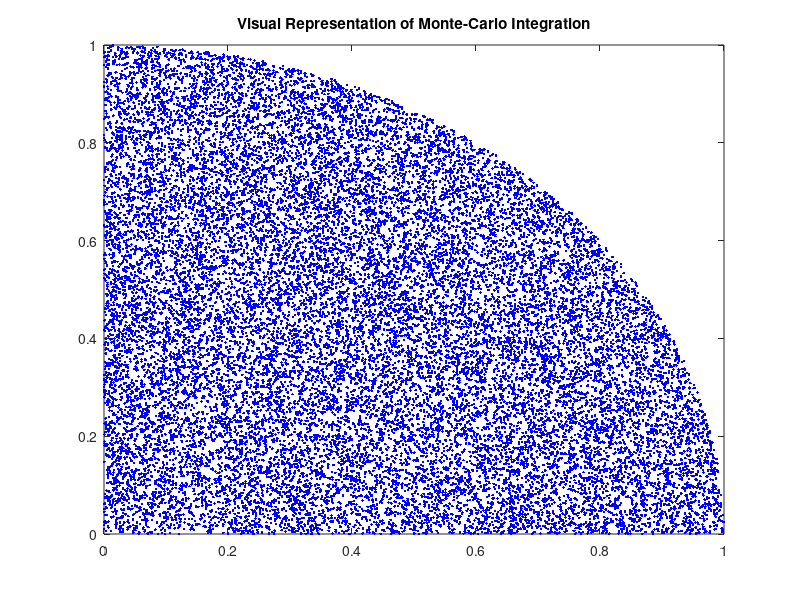

This figure's MATLAB source:
clear all;
goodX = [];
goodY = [];

function y = f( x )
  y = sqrt( 1 - x.^2 );
endfunction

x1 = 0;
x2 = 1;
y1 = 0;
y2 = 1;
area = ( x2 - x1 ) * ( y2 - y1 );

points = 32000;

xRandR = rand( 1, points ) * ( x2 - x1) + x1;
yRandR = rand( 1, points ) * ( y2 - y1) + y1;

pointsBelowCurve = 0;
for i = 1 : points
  check = yRandR(i) < f( xRandR(i) );
  pointsBelowCurve += check;
  if check
    goodX = [ goodX, xRandR(i) ];
    goodY = [ goodY, yRandR(i) ];
  endif
endfor

plot( goodX, goodY, '. b' );
title( "Visual Representation of Monte-Carlo Integration" );

integral = area * pointsBelowCurve / points + y1 * ( x2 - x2 );
circleArea = integral * 4